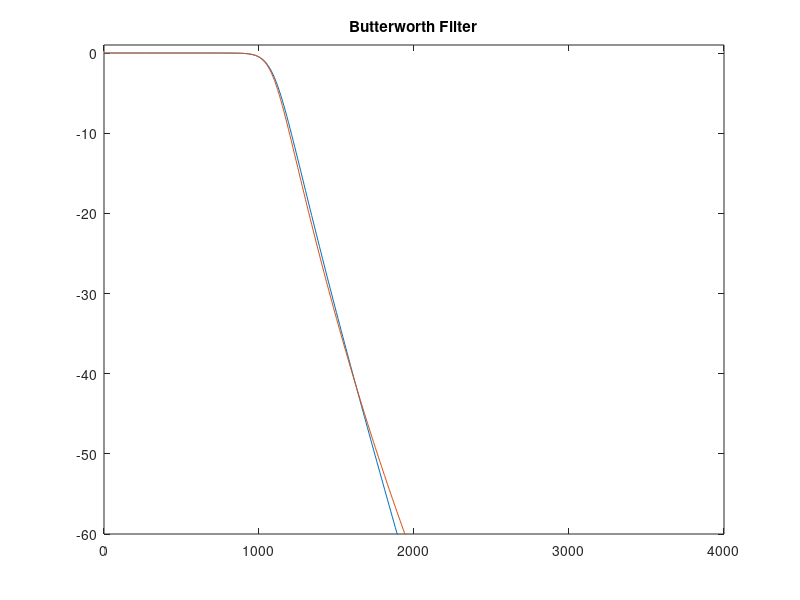
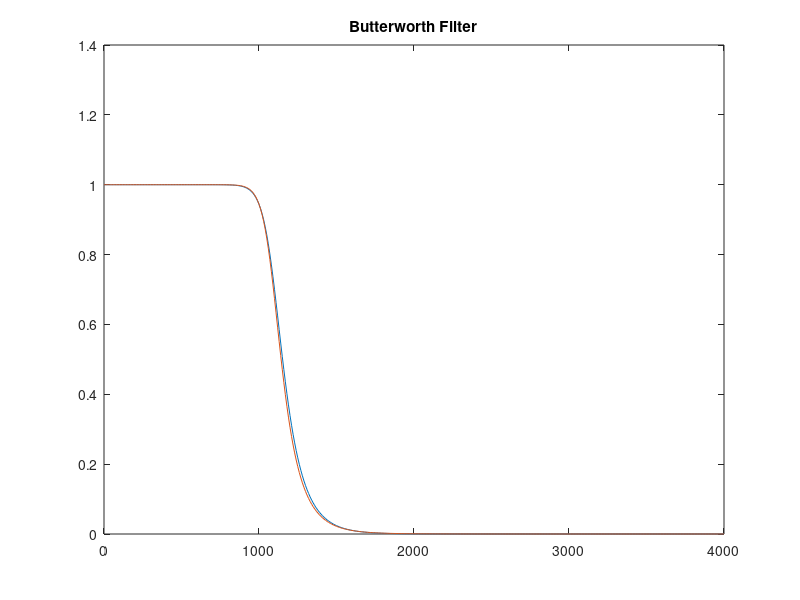
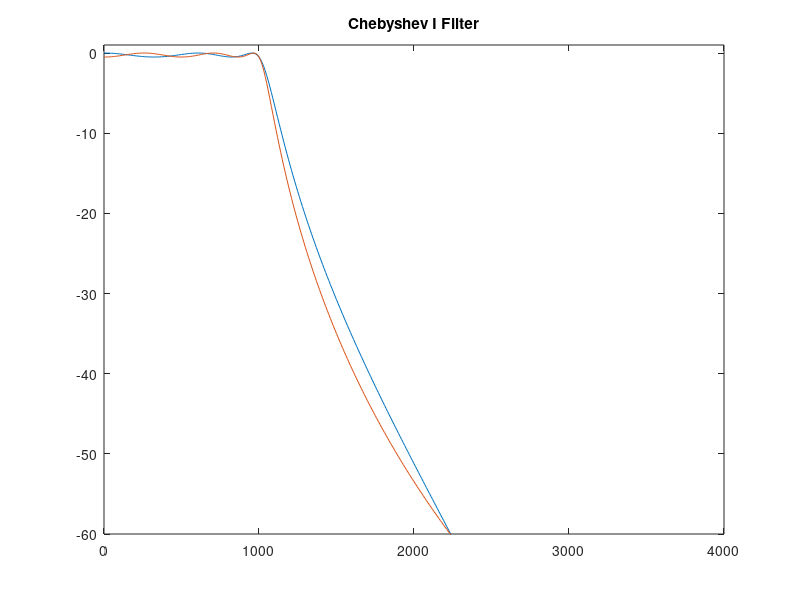
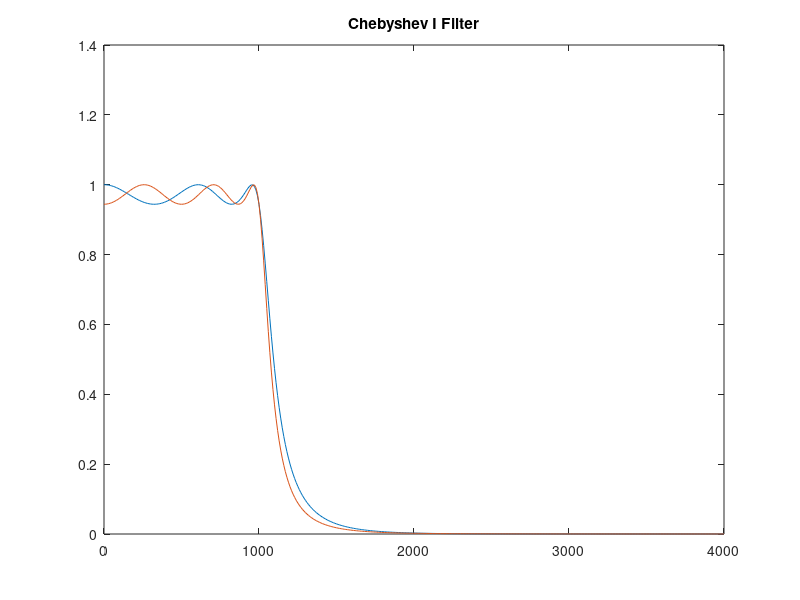

MATLAB code for these plots, in order: (Note: this script raises an error after producing the figures.)
clc;clear all;close all;
Fs = 8000;
wp = 1000*2/Fs;ws = 1500*2/Fs;
wpa = 1000*2*pi; wsa = 1500*2*pi;
Rp = 0.5; Rs = 30;

%butterworth
%billinear
[Nb1,wn_b1] = buttord(wp,ws,Rp,Rs);
[num_but1,den_but1] = butter(Nb1,wn_b1);

%impulse invariant transformation
[Nb2,wn_b2] = buttord(wpa,wsa,Rp,Rs,'s');
[num_but2a,den_but2a] = butter(Nb2,wn_b2,'s');
[num_but2,den_but2] = impinvar(num_but2a,den_but2a,Fs);

f = 0:10:Fs/2;
hb1 = freqz(num_but1,den_but1,f,Fs);
hb2 = freqz(num_but2,den_but2,f,Fs);
plot(f,20*log10(abs(hb1)),f,20*log10(abs(hb2)));
title('Butterworth Filter');axis([0 4000 -60 1]);
figure,plot(f,abs(hb1),f,abs(hb2));
title('Butterworth Filter');

%Chebyshev 1 filter
%Billinear 
[Nc11,wn_c11] = cheb1ord(wp,ws,Rp,Rs);
[num_c11,den_c11] = cheby1(Nc11,Rp,wn_c11);

%Impulse invariant transformation
[Nc12,wn_c12] = cheb1ord(wpa,wsa,Rp,Rs,'s');
[num_c12a,den_c12a] = cheby1(Nc12,Rp,wn_c12,'s');
[num_c12,den_c12] = impinvar(num_c12a,den_c12a,Fs);

f = 0:10:Fs/2;
hc11 = freqz(num_c11,den_c11,f,Fs);
hc12 = freqz(num_c12,den_c12,f,Fs);
figure,plot(f,20*log10(abs(hc11)),f,20*log10(abs(hc12)));
title('Chebyshev I Filter');
axis([0 4000 -60 1]);
figure,plot(f,abs(hc11),f,abs(hc12));
title('Chebyshev I Filter');

%Chebyshev 2 filter
%Billinear 
[Nc21,wn_c21] = cheb2ord(wp,ws,Rp,Rs);
[num_c21,den_c21] = cheby2(Nc21,Rs,wn_c21);

%Impulse invariant transformation
[Nc22,wn_c22] = cheb2ord(wpa,wsa,Rp,Rs,'s');
[num_c22a,den_c22a] = cheby2(Nc22,Rs,wn_c22,'s');
[num_c22,den_c22] = impinvar(num_c22a,den_c22a,Fs);

f = 0:10:Fs/2;
hc21 = freqz(num_c21,den_c21,f,Fs);
hc22 = freqz(num_c22,den_c22,f,Fs);
figure,plot(f,20*log10(abs(hc21)),f,20*log10(abs(hc22)));
title('Chebyshev II Filter');
axis([0 4000 -60 1]);
figure,plot(f,abs(hc21),f,abs(hc22));
title('Chebyshev II Filter');

%Elliptic filter
%Billinear 
[Ne1,wn_e1] = ellipord(wp,ws,Rp,Rs);
[num_e1,den_e1] = ellip(Ne1,Rp,Rs,wn_e1);

%Impulse invariant transformation
[Ne2,wn_e2] = ellipord(wpa,wsa,Rp,Rs,'s');
[num_e2a,den_e2a] = ellip(Ne2,Rp,Rs,wn_e2,'s');
[num_e2,den_e2] = impinvar(num_e2a,den_e2a,Fs);

f = 0:10:Fs/2;
he1 = freqz(num_e1,den_e1,f,Fs);
he2 = freqz(num_e2,den_e2,f,Fs);
figure,plot(f,20*log10(abs(he1)),f,20*log10(abs(he2)));
title('Elliptic Filter');
axis([0 4000 -60 1]);
figure,plot(f,abs(he1),f,abs(he2));
title('Elliptic Filter');